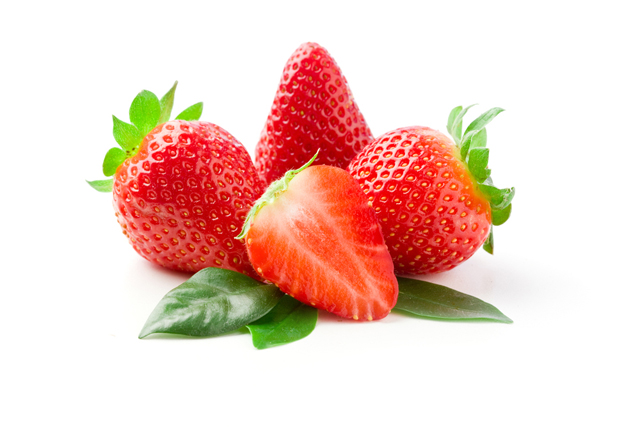
#> input picture DM_sample2.jpg, 640 x 427 px, found by its file name
$ python DM_cvt_Plus.py
#> lines starting #> are read from the running program, lines starting #| are printed output that depends on the picture
#### 심화 코드: Depth Map을 기반으로 3D 포인트 클라우드 생성
import cv2
import numpy as np
# 이미지 로드
image = cv2.imread('DM_sample2.jpg')
#> image is the input picture: shape (427, 640, 3); mean B, G, R 198.8, 208.4, 239.5
# 그레이스케일 변환
gray = cv2.cvtColor(image, cv2.COLOR_BGR2GRAY)
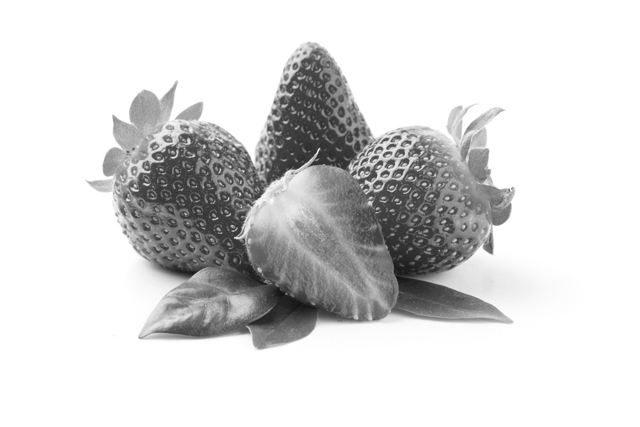
#> gray: shape (427, 640); min 15, max 255, mean 216.6
# Depth Map 생성
depth_map = cv2.applyColorMap(gray, cv2.COLORMAP_JET)
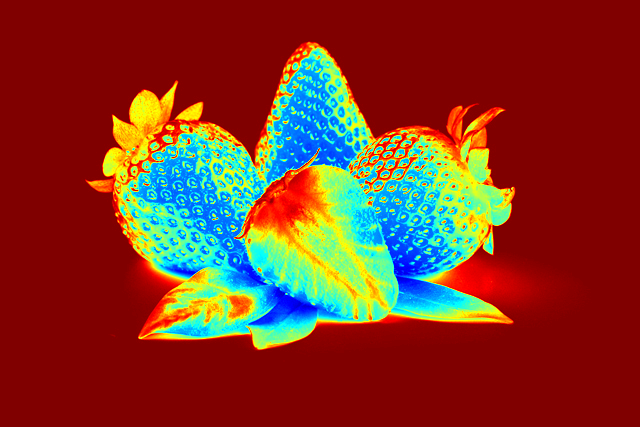
#> depth_map: shape (427, 640, 3); mean B, G, R 39.3, 55.2, 128
# 3D 포인트 클라우드 변환
h, w = depth_map.shape[:2]
#> h = 427; w = 640
X, Y = np.meshgrid(np.arange(w), np.arange(h))
Z = gray.astype(np.float32) # Depth 값을 Z 축으로 사용
# 3D 좌표 생성
points_3d = np.dstack((X, Y, Z))
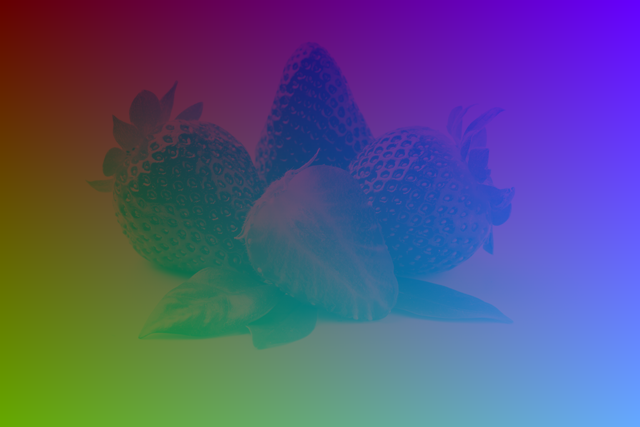
#> points_3d: shape (427, 640, 3) float64; mean of channels 0, 1, 2 319.5, 213, 216.6; drawn with min black and max white
# 결과 이미지 저장 (추가)
cv2.imwrite('../output/result2.jpg', depth_map)
# 결과 출력
cv2.imshow('Depth Map', depth_map)
cv2.waitKey(0)
cv2.destroyAllWindows()
